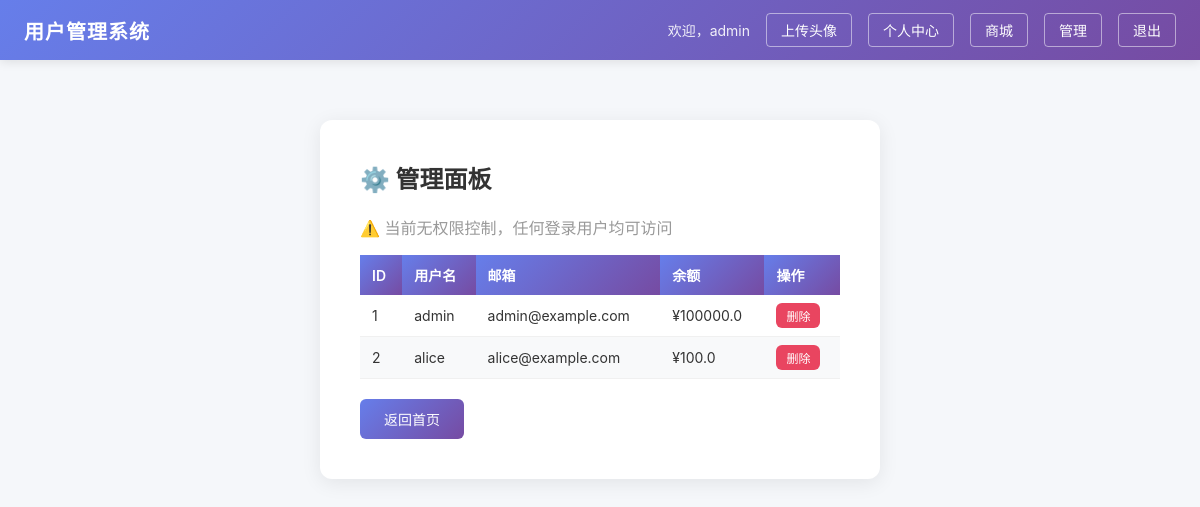
The page /admin (signed in) on the database its author committed.
### tables this page shows
CREATE TABLE users (
            id INTEGER PRIMARY KEY AUTOINCREMENT,
            username TEXT UNIQUE NOT NULL,
            password TEXT NOT NULL,
            email TEXT,
            phone TEXT,
            balance REAL DEFAULT 0
        );

### app.py (the view)
@app.route("/admin", methods=["GET"])
def admin_panel():
    if "username" not in session:
        return redirect("/login")
    conn = get_db()
    c = conn.cursor()
    c.execute("SELECT id, username, email, balance FROM users")
    users = [dict(r) for r in c.fetchall()]
    conn.close()
    return render_template("admin.html", users=users)

### app.py (called while the page is built)
def get_db():
    conn = sqlite3.connect(DB_PATH)
    conn.row_factory = sqlite3.Row
    return conn

### templates/admin.html (shortened to what this page needs)
{% extends "base.html" %}
{% block content %}
<div class="card">
    <h2>⚙️ 管理面板</h2>
    <p style="color: #999;">⚠️ 当前无权限控制，任何登录用户均可访问</p>
    <table class="search-table" style="margin-top: 16px;">
        <thead>
            <tr><th>ID</th><th>用户名</th><th>邮箱</th><th>余额</th><th>操作</th></tr>
        </thead>
        <tbody>
            {% for u in users %}
            <tr>
                <td>{{ u.id }}</td>
                <td>{{ u.username }}</td>
                <td>{{ u.email }}</td>
                <td>¥{{ u.balance }}</td>
                <td>
                    <form method="post" action="/admin/delete-user" onsubmit="return confirm('确定删除用户 {{ u.username }} ？')">
                        <button type="submit" class="btn" style="background: #e94560; padding: 4px 10px; font-size: 12px;">删除</button>
                    </form>
                </td>
            </tr>
            {% endfor %}
        </tbody>
    </table>
    <div style="margin-top: 20px;">
        <a href="/" class="btn" style="text-decoration: none;">返回首页</a>
    </div>
</div>
{% endblock %}

### templates/base.html (shortened to what this page needs)
<!DOCTYPE html>
<html lang="zh-CN">
<head>
    <link rel="stylesheet" href="/static/css/style.css">
</head>
<body>
    <nav class="navbar">
        <div class="nav-left">
            <span class="brand">用户管理系统</span>
        </div>
        <div class="nav-right">
            {% if session.get('username') %}
                <span class="nav-welcome">欢迎，{{ session['username'] }}</span>
                <a href="/upload" class="nav-link">上传头像</a>
                <a href="/profile?user_id=1" class="nav-link">个人中心</a>
                <a href="/shop" class="nav-link">商城</a>
                <a href="/admin" class="nav-link">管理</a>
                <a href="/logout" class="nav-link">退出</a>
            {% else %}
                <a href="/login" class="nav-link">登录</a>
                <a href="/register" class="nav-link">注册</a>
            {% endif %}
        </div>
    </nav>
    <main class="container">
        {% block content %}{% endblock %}
    </main>
</body>
</html>

### static/css/style.css (style rules this page uses)
* { margin: 0; padding: 0; box-sizing: border-box; }
body { font-family: -apple-system, BlinkMacSystemFont, "Segoe UI", Roboto, "Helvetica Neue", Arial, sans-serif; background-color: #f5f7fa; min-height: 100vh; color: #333; }
.navbar { background: linear-gradient(135deg, #667eea, #764ba2); color: #fff; display: flex; justify-content: space-between; align-items: center; padding: 0 24px; height: 60px; box-shadow: 0 2px 10px rgba(0, 0, 0, 0.1); }
.nav-left .brand { font-size: 20px; font-weight: 700; letter-spacing: 1px; }
.nav-right { display: flex; align-items: center; gap: 16px; }
.nav-welcome { font-size: 14px; opacity: 0.9; }
.nav-link { color: #fff; text-decoration: none; font-size: 14px; padding: 6px 14px; border: 1px solid rgba(255, 255, 255, 0.5); border-radius: 4px; transition: background 0.2s; }
.container { max-width: 600px; margin: 60px auto; padding: 0 20px; }
.card { background: #fff; border-radius: 12px; box-shadow: 0 4px 20px rgba(0, 0, 0, 0.08); padding: 40px; }
.card h2 { margin-bottom: 20px; font-size: 24px; color: #333; }
.card p { margin-bottom: 16px; color: #666; }
.btn { display: inline-block; background: linear-gradient(135deg, #667eea, #764ba2); color: #fff; border: none; border-radius: 6px; padding: 10px 24px; font-size: 14px; cursor: pointer; text-decoration: none; transition: opacity 0.2s; }
.search-table { width: 100%; border-collapse: collapse; margin-top: 12px; font-size: 14px; }
.search-table th { background: linear-gradient(135deg, #667eea, #764ba2); color: #fff; padding: 10px 12px; text-align: left; font-weight: 600; }
.search-table td { padding: 8px 12px; border-bottom: 1px solid #f0f0f0; }
.search-table tr:nth-child(even) { background-color: #f8f9fa; }

### rows shown on the page
users: username "admin", id "1", email "admin@example.com", balance "100000.0"
users: id "2", username "alice", email "alice@example.com", balance "100.0"
